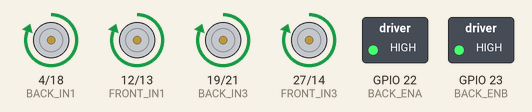
Simulated run of this program. Board: ESP32. Parts: motor-driver pin pairs drawn as motors (green arrow = first pin HIGH = forward, orange = second pin HIGH = backward, longer = more drive), switched loads named in the program (green lamp = pin HIGH).

Above: at 0.5 s.
At 2.5 s:
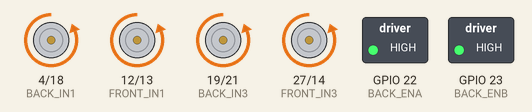
At 3.5 s:
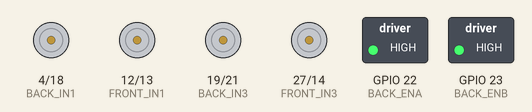
At 4.3 s:
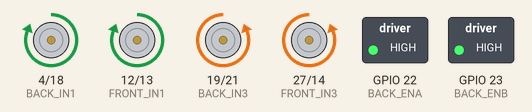
Timing chart, 0 to 6.1 s (numbered marks = the images above):
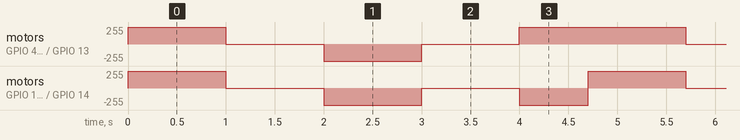

Measured:
- by itself, motor on GPIO 4 (BACK_IN1) / GPIO 18 (BACK_IN2), motor on GPIO 12 (FRONT_IN1) / GPIO 13 (FRONT_IN2): repeats every 4.7 s: stopped 1.0 s, backward 255/255 1.0 s, stopped 1.0 s, forward 255/255 1.7 s
- by itself, motor on GPIO 19 (BACK_IN3) / GPIO 21 (BACK_IN4), motor on GPIO 27 (FRONT_IN3) / GPIO 14 (FRONT_IN4): repeats every 4.7 s: stopped 1.0 s, backward 255/255 1.0 s, stopped 1.0 s, backward 255/255 0.70 s, forward 255/255 1.0 s

The program:

main.cpp
```cpp
#include <Arduino.h>

void moveForward(int pin_a, int pin_b) {
  digitalWrite(pin_a, HIGH);
  digitalWrite(pin_b, LOW);
}

void moveBackward(int pin_a, int pin_b) {
  moveForward(pin_b,pin_a);
}

void stop(int pin_a, int pin_b) {
  digitalWrite(pin_a, LOW);
  digitalWrite(pin_b, LOW);
}

const int BACK_ENA = 22;
const int BACK_IN1 = 4;
const int BACK_IN2 = 18;
const int BACK_IN3 = 19;
const int BACK_IN4 = 21;
const int BACK_ENB = 23;

const int FRONT_ENA = -1;
const int FRONT_IN1 = 12;// might need to change (flucuating output on boot)
const int FRONT_IN2 = 13;
const int FRONT_IN3 = 27;
const int FRONT_IN4 = 14;
const int FRONT_ENB = -1;

void setup()
{
  // put your setup code here, to run once:
  pinMode(BACK_ENA, OUTPUT);
  pinMode(BACK_IN1, OUTPUT);
  pinMode(BACK_IN2, OUTPUT);
  pinMode(BACK_IN3, OUTPUT);
  pinMode(BACK_IN4, OUTPUT);
  pinMode(BACK_ENB, OUTPUT);

  // pinMode(FRONT_ENA, OUTPUT);
  pinMode(FRONT_IN1, OUTPUT);
  pinMode(FRONT_IN2, OUTPUT);
  pinMode(FRONT_IN3, OUTPUT);
  pinMode(FRONT_IN4, OUTPUT);
  // pinMode(FRONT_ENB, OUTPUT);

  // Extra
  digitalWrite(BACK_ENA, HIGH);
  digitalWrite(BACK_ENB, HIGH);
  // digitalWrite(FRONT_ENA, HIGH);
  // digitalWrite(FRONT_ENB, HIGH);
}

void moveAllForward() {
  // Rotate the Motor A clockwise
  moveForward(BACK_IN1, BACK_IN2);
  // Rotate the Motor B clockwise
  moveForward(BACK_IN3, BACK_IN4);
  // Rotate the Motor C clockwise
  moveForward(FRONT_IN1, FRONT_IN2);
  // Rotate the Motor D clockwise
  moveForward(FRONT_IN3, FRONT_IN4);
}

void moveAllBackward() {
  // Rotates the Motor A counter-clockwise
  moveBackward(BACK_IN1, BACK_IN2);
  // Rotates the Motor B counter-clockwise
  moveBackward(BACK_IN3, BACK_IN4);
  // Rotate the Motor C counter-clockwise
  moveBackward(FRONT_IN1, FRONT_IN2);
  // Rotate the Motor D counter-clockwise
  moveBackward(FRONT_IN3, FRONT_IN4);
}

void stopAll() {
  // stop the Motor A
  stop(BACK_IN1, BACK_IN2);
  // stop the Motor B
  stop(BACK_IN3, BACK_IN4);
  // stop the Motor C
  stop(FRONT_IN1, FRONT_IN2);
  // stop the Motor D
  stop(FRONT_IN3, FRONT_IN4);
}

void moveRight() {
  // Rotate the Motor A clockwise
  moveForward(BACK_IN1, BACK_IN2);
  // Rotate the Motor B counter-clockwise
  moveBackward(BACK_IN3, BACK_IN4);
  // Rotate the Motor C clockwise
  moveForward(FRONT_IN1, FRONT_IN2);
  // Rotate the Motor D counter-clockwise
  moveBackward(FRONT_IN3, FRONT_IN4);
}

void moveLeft() {
  // Rotates the Motor A counter-clockwise
  moveBackward(BACK_IN1, BACK_IN2);
  // Rotate the Motor B clockwise
  moveForward(BACK_IN3, BACK_IN4);
  // Rotate the Motor C counter-clockwise
  moveBackward(FRONT_IN1, FRONT_IN2);
  // Rotate the Motor D clockwise
  moveForward(FRONT_IN3, FRONT_IN4);
}

void loop()
{
  while (true) {
    moveAllForward();
    delay(1000);

    stopAll();
    delay(1000);

    moveAllBackward();
    delay(1000);

    stopAll();
    delay(1000);

    moveRight();
    delay(100);

    moveRight();
    delay(150);

    moveRight();
    delay(200);

    moveRight();
    delay(250);
  }
}
```
